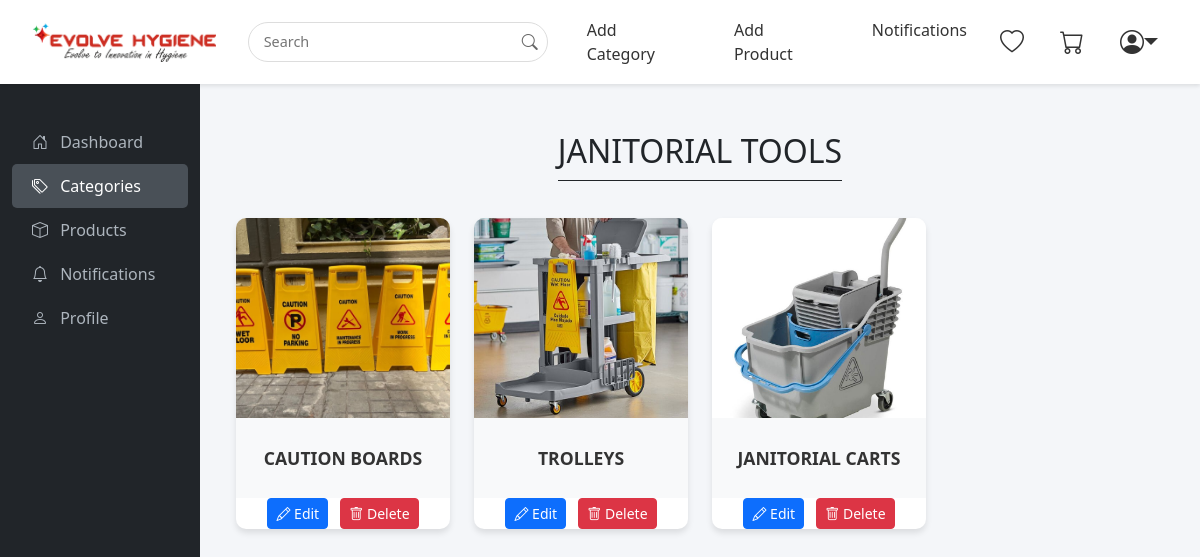
The app's page /admin-subcategory/16/ with its own data.
### evolve/models.py (models this page shows, shortened)
class Category(models.Model):
    name = models.CharField(max_length=100)
    image = models.ImageField(upload_to='category_images/', blank=True, null=True)

class SubCategory(models.Model):
    category = models.ForeignKey(Category, related_name='subcategories', on_delete=models.CASCADE)
    name = models.CharField(max_length=100)
    image = models.ImageField(upload_to='subcategory_images/', blank=True, null=True)

### evolve/views.py (the view)
# urls.py: path('admin-subcategory/<int:category_id>/', views.admin_subcategory_view, name='admin_subcategory_view'),
def admin_subcategory_view(request, category_id):
    category = get_object_or_404(Category, id=category_id)
    subcategories = category.subcategories.all()
    return render(request, 'admin/admin-subcategory.html', {
        'category': category,
        'subcategories': subcategories
    })

### evolve/context_processors.py (called while the page is built)
def cart_count(request):
    cart = request.session.get('cart', {})
    cart_count = sum(cart.values())  # Sum of quantities
    return {'cart_count': cart_count}

### templates/admin/admin-subcategory.html (shortened to what this page needs)
{% load static %}
<!DOCTYPE html>
<html lang="en">
<head>
    <link href="https://cdn.jsdelivr.net/npm/bootstrap@5.3.0/dist/css/bootstrap.min.css" rel="stylesheet">
    <link rel="stylesheet" href="https://cdn.jsdelivr.net/npm/bootstrap-icons@1.10.5/font/bootstrap-icons.css">
    <link rel="stylesheet" href="{% static 'css/admin/admin-home.css' %}">
</head>
<body>
    <nav class="navbar navbar-expand-lg navbar-custom">
        <div class="container-fluid align-items-center">
            <a class="navbar-brand" href="{% url 'admin-home' %}">
                <img src="{% static 'image/evolve-logo.png' %}" alt="Evolve Hygiene" style="height: 40px;">
            </a>
            <div class="collapse navbar-collapse" id="navbarContent">
                <form class="search-box mx-3 my-2 my-lg-0" role="search" action="{% url 'search' %}" method="GET">
                    <input type="text" name="q" placeholder="Search" aria-label="Search">
                    <button type="submit"><i class="bi bi-search"></i></button>
                </form>
                <ul class="navbar-nav mx-auto">
                    <li class="nav-item">
                        <a class="nav-link" href="{% url 'category_list' %}">Add Category</a>
                    </li>
                    <li class="nav-item">
                        <a class="nav-link" href="#">Add Product</a>
                    </li>
                    <li class="nav-item">
                        <a class="nav-link" href="#">Notifications</a>
                    </li>
                </ul>
                <div class="icon-links d-flex align-items-center">
                    <a href="#" class="me-3"><i class="bi bi-heart"></i></a>
                    <a href="#" class="me-3"><i class="bi bi-cart"></i></a>
                    <div class="dropdown">
                        <i class="bi bi-person-circle dropdown-toggle" data-bs-toggle="dropdown" aria-expanded="false"></i>
                    </div>
                </div>
            </div>
        </div>
    </nav>
    <div class="container-fluid">
        <div class="row">
            <nav class="col-md-3 col-lg-2 d-md-block bg-dark sidebar">
                <div class="position-sticky pt-3">
                    <ul class="nav flex-column">
                        <li class="nav-item">
                            <a class="nav-link" href="{% url 'admin-home' %}">
                                <i class="bi bi-house-door me-2"></i> Dashboard
                            </a>
                        </li>
                        <li class="nav-item">
                            <a class="nav-link active" href="{% url 'category_list' %}">
                                <i class="bi bi-tags me-2"></i> Categories
                            </a>
                        </li>
                        <li class="nav-item">
                            <a class="nav-link" href="#">
                                <i class="bi bi-box me-2"></i> Products
                            </a>
                        </li>
                        <li class="nav-item">
                            <a class="nav-link" href="#">
                                <i class="bi bi-bell me-2"></i> Notifications
                            </a>
                        </li>
                        <li class="nav-item">
                            <a class="nav-link" href="{% url 'profile' %}">
                                <i class="bi bi-person me-2"></i> Profile
                            </a>
                        </li>
                    </ul>
                </div>
            </nav>
            <main class="col-md-9 ms-sm-auto col-lg-10 px-md-4">
                <div class="container py-5">
                    <h2 class="text-center mb-5">
                        <span class="border-bottom border-dark pb-2"> {{ category.name }}</span>
                    </h2>
                    <div class="row g-4">
                        {% for subcategory in subcategories %}
                        <div class="col-12 col-sm-6 col-md-4 col-lg-3">
                            <div class="category-card">
                                <div class="text-decoration-none">
                                    {% if subcategory.image %}
                                    <img src="{{ subcategory.image.url }}" alt="{{ subcategory.name }}" class="category-img">
                                    {% else %}
                                    <div class="category-img-placeholder">
                                        <i class="bi bi-image"></i>
                                    </div>
                                    {% endif %}
                                    <div class="category-title">
                                        {% with name=subcategory.name|upper %}
                                            {% if name|wordcount > 2 %}
                                                {{ name|truncatewords:2 }}<br>
                                                {{ name|cut:name|truncatewords:2|slice:"3:"|wordwrap:2|linebreaksbr }}
                                            {% else %}
                                                {{ name }}
                                            {% endif %}
                                        {% endwith %}
                                    </div>
                                </div>
                                <div class="category-actions">
                                    <a href="{% url 'edit_subcategory' subcategory.id %}" class="btn btn-sm btn-primary me-2">
                                        <i class="bi bi-pencil"></i> Edit
                                    </a>
                                    <a href="{% url 'delete_subcategory' subcategory.id %}" class="btn btn-sm btn-danger" onclick="return confirm('Are you sure you want to delete {{ subcategory.name }}?');">
                                        <i class="bi bi-trash"></i> Delete
                                    </a>
                                </div>
                            </div>
                        </div>
                        {% empty %}
                        <div class="col-12 text-center py-4">
                            <p>No subcategories available</p>
                        </div>
                        {% endfor %}
                    </div>
                </div>
            </main>
        </div>
    </div>
</body>
</html>

### static/css/admin/admin-home.css (style rules this page uses)
* { margin: 0; padding: 0; box-sizing: border-box; }
body { font-family: 'Segoe UI', Tahoma, Geneva, Verdana, sans-serif; background-color: #f4f6f9; }
.navbar-custom { background-color: #ffffff; box-shadow: 0 2px 4px rgba(0, 0, 0, 0.1); padding: 10px 20px; }
.navbar-brand img { transition: transform 0.3s ease; }
.navbar-nav .nav-link { color: #333; font-weight: 500; margin: 0 15px; transition: color 0.3s ease; }
.search-box { position: relative; max-width: 300px; width: 100%; }
.search-box input { padding: 8px 40px 8px 15px; border: 1px solid #ddd; border-radius: 20px; width: 100%; font-size: 0.9rem; }
.search-box button { position: absolute; right: 10px; top: 50%; transform: translateY(-50%); background: none; border: none; color: #666; }
.icon-links i { font-size: 1.5rem; color: #333; margin: 0 10px; transition: color 0.3s ease; }
.sidebar { height: 100vh; background-color: #343a40; padding-top: 20px; }
.sidebar .nav-link { color: #adb5bd; font-weight: 500; padding: 10px 20px; transition: background-color 0.3s ease, color 0.3s ease; }
.sidebar .nav-link:hover, .sidebar .nav-link.active { color: #ffffff; background-color: #495057; border-radius: 5px; }
.sidebar .nav-link i { margin-right: 10px; }
.category-card { display: block; background-color: #fff; border-radius: 10px; overflow: hidden; box-shadow: 0 4px 6px rgba(0, 0, 0, 0.1); transition: transform 0.3s ease, box-shadow 0.3s ease; text-align: center; height: 100%; }
.category-img { width: 100%; height: 200px; object-fit: cover; display: block; }
.category-title { padding: 15px; font-size: 1.1rem; font-weight: 600; color: #333; text-transform: uppercase; line-height: 1.4; min-height: 80px; display: flex; align-items: center; justify-content: center; background-color: #f8f9fa; }
h2.text-center span.border-bottom { border-bottom-width: 3px; border-bottom-color: #343a40; }

### records on screen
Category: name "JANITORIAL TOOLS"
SubCategory: image (picture), name "CAUTION BOARDS"
SubCategory: image (picture), name "TROLLEYS"
SubCategory: image (picture), name "JANITORIAL CARTS"
